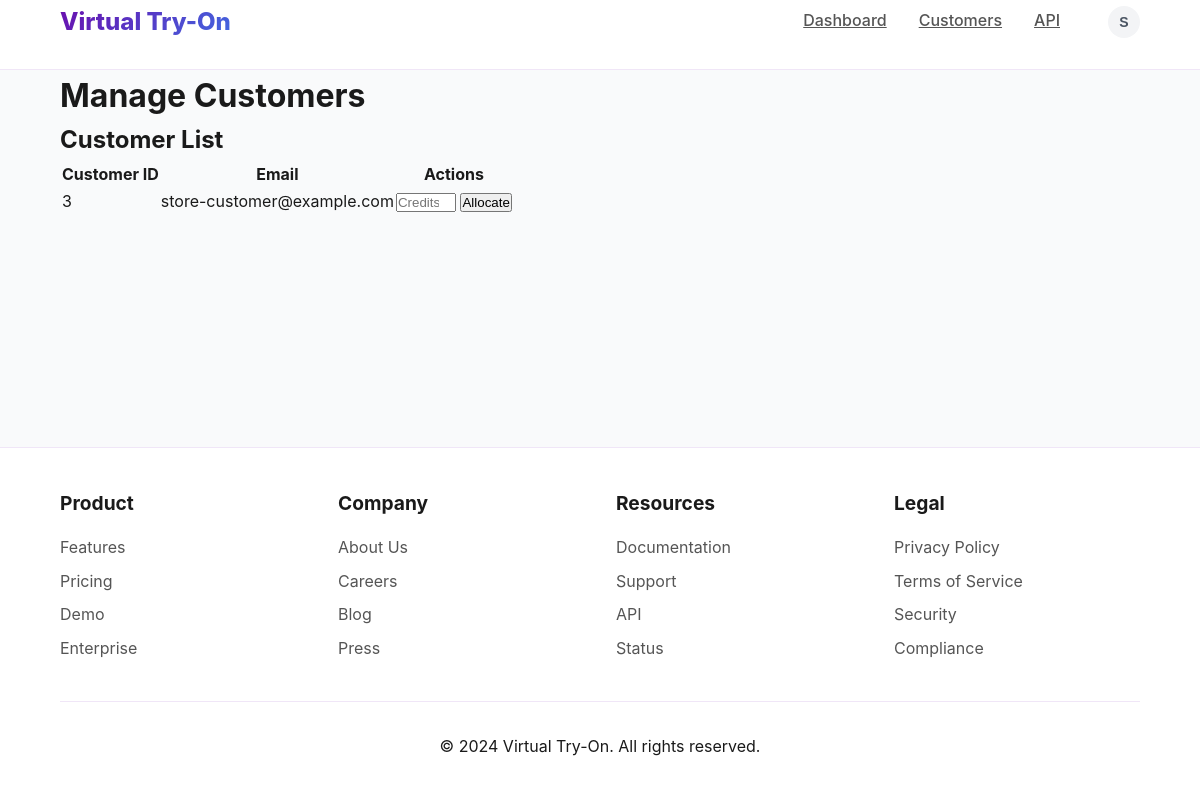
The page /store/customers (signed in) on the database its author committed.
### app/core/models.py (models this page shows, shortened)
class User(UserMixin, db.Model):
    id = db.Column(db.Integer, primary_key=True)
    email = db.Column(db.String(120), unique=True, nullable=False)
    password_hash = db.Column(db.String(255), nullable=False)
    role = db.Column(db.String(20), nullable=False)  # Roles: admin, store, customer
    store_id = db.Column(db.Integer, db.ForeignKey('store.id'), nullable=True)  # Nullable for general customers
    credit_balance = db.Column(db.Integer, default=0)  # Added credit balance for all users
    created_at = db.Column(db.DateTime, default=db.func.current_timestamp())

### app/store/routes.py (the view)
@store_bp.route('/customers', methods=['GET'])
@login_required
def customers():
    if not current_user.store_id:
        return jsonify({'error': 'User is not associated with a store'}), 403
    customers = get_customers_by_store(current_user.store_id)
    return render_template('store/customers.html', customers=customers)

### app/__init__.py (called while the page is built)
@login_manager.user_loader
def load_user(user_id):
    from app.core.models import User
    return User.query.get(int(user_id))

### app/store/services.py (called while the page is built)
def get_customers_by_store(store_id):
    return User.query.filter_by(store_id=store_id, role='customer').all()

### app/templates/store/customers.html (shortened to what this page needs)
{% extends "shared/base.html" %}
{% block content %}
<div class="container mx-auto px-4 py-8">
    <div class="max-w-4xl mx-auto">
        <h1 class="text-2xl font-bold mb-6">Manage Customers</h1>
        <div class="bg-white shadow rounded-lg p-6 mb-6">
            <h2 class="text-xl font-semibold mb-4">Customer List</h2>
            <table class="min-w-full table-auto text-left border-collapse border border-gray-200">
                <thead class="bg-gray-100">
                    <tr>
                        <th class="py-2 px-4 border border-gray-200">Customer ID</th>
                        <th class="py-2 px-4 border border-gray-200">Email</th>
                        <th class="py-2 px-4 border border-gray-200">Actions</th>
                    </tr>
                </thead>
                <tbody>
                    {% for customer in customers %}
                        <tr>
                            <td class="py-2 px-4 border border-gray-200">{{ customer.id }}</td>
                            <td class="py-2 px-4 border border-gray-200">{{ customer.email }}</td>
                            <td class="py-2 px-4 border border-gray-200">
                                <form action="{{ url_for('store.allocate_credits') }}" method="POST" class="inline">
                                    <input type="number" name="amount" required min="1" max="{{ current_user.store.credit_balance }}"
                                           class="border border-gray-300 rounded p-1 text-sm" placeholder="Credits">
                                    <button type="submit"
                                            class="bg-blue-500 text-white px-2 py-1 rounded hover:bg-blue-600 text-sm">
                                        Allocate
                                    </button>
                                </form>
                            </td>
                        </tr>
                    {% else %}
                        <tr>
                            <td colspan="3" class="py-4 text-center text-gray-500">No customers found</td>
                        </tr>
                    {% endfor %}
                </tbody>
            </table>
        </div>
    </div>
</div>
{% endblock %}

### app/templates/shared/base.html (shortened to what this page needs)
<!DOCTYPE html>
<html lang="en">
<head>
</head>
<body>
 <header>
    <div class="container">
      <nav>
        <a href="/" class="logo">Virtual Try-On</a>
        <div class="nav-links" id="nav-links">
          {% if current_user.is_authenticated %}
            {% if current_user.role == 'store' %}
              <a href="{{ url_for('store.dashboard') }}" class="nav-link">Dashboard</a>
              <a href="{{ url_for('store.customers') }}" class="nav-link">Customers</a>
              <a href="{{ url_for('store.api_dashboard') }}" class="nav-link">API</a>
            {% endif %}
            <div class="user-menu">
              <button class="user-avatar" id="user-menu-button">
                <span>{{ current_user.email[0].upper() }}</span>
              </button>
            </div>
          {% else %}
            <div class="auth-buttons">
              <a href="{{ url_for('auth.login') }}" class="login-btn">Log In</a>
              <a href="{{ url_for('auth.register') }}" class="signup-btn">Sign Up</a>
            </div>
          {% endif %}
        </div>
      </nav>
    </div>
  </header>
  <main class="flex-grow max-w-7xl w-full mx-auto px-4 sm:px-6 lg:px-8 py-8">
    {% block content %}{% endblock %}
</main>
  <footer>
    <div class="container">
      <div class="footer-content">
        <div class="footer-section">
          <h5>Product</h5>
          <ul>
            <li><a href="#features">Features</a></li>
            <li><a href="#pricing">Pricing</a></li>
            <li><a href="#demo">Demo</a></li>
            <li><a href="#enterprise">Enterprise</a></li>
          </ul>
        </div>
        <div class="footer-section">
          <h5>Company</h5>
          <ul>
            <li><a href="#about">About Us</a></li>
            <li><a href="#careers">Careers</a></li>
            <li><a href="#blog">Blog</a></li>
            <li><a href="#press">Press</a></li>
          </ul>
        </div>
        <div class="footer-section">
          <h5>Resources</h5>
          <ul>
            <li><a href="#docs">Documentation</a></li>
            <li><a href="#support">Support</a></li>
            <li><a href="#api">API</a></li>
            <li><a href="#status">Status</a></li>
          </ul>
        </div>
        <div class="footer-section">
          <h5>Legal</h5>
          <ul>
            <li><a href="#privacy">Privacy Policy</a></li>
            <li><a href="#terms">Terms of Service</a></li>
            <li><a href="#security">Security</a></li>
            <li><a href="#compliance">Compliance</a></li>
          </ul>
        </div>
      </div>
      <div style="text-align: center; margin-top: 2rem; padding-top: 2rem; border-top: 1px solid rgba(106, 13, 173, 0.1);">
        <p>&copy; 2024 Virtual Try-On. All rights reserved.</p>
      </div>
    </div>
  </footer>
    </body>
    </html>

### app/templates/shared/base.html (style rules this page uses)
* { margin: 0; padding: 0; box-sizing: border-box; }
body { font-family: 'Inter', system-ui, -apple-system, sans-serif; background: #f9fafb; color: #1a1a1a; line-height: 1.6; display: flex; flex-direction: column; min-height: 100vh; padding-top: 70px; }
.container { width: 90%; max-width: 1200px; margin: 0 auto; }
header { position: fixed; top: 0; left: 0; right: 0; height: 70px; background: rgba(255, 255, 255, 0.98); backdrop-filter: blur(8px); border-bottom: 1px solid rgba(106, 13, 173, 0.1); z-index: 1000; }
nav { display: flex; justify-content: space-between; align-items: center; height: 100%; }
.logo { font-size: 1.5em; font-weight: 800; background: linear-gradient(135deg, #6a0dad, #4169e1); -webkit-background-clip: text; background-clip: text; color: transparent; transition: opacity 0.3s; }
footer { background: white; padding: 40px 0; margin-top: auto; border-top: 1px solid rgba(106, 13, 173, 0.1); }
.footer-content { display: grid; grid-template-columns: repeat(auto-fit, minmax(200px, 1fr)); gap: 2rem; }
.footer-section h5 { font-size: 1.2rem; margin-bottom: 1rem; color: #1a1a1a; }
.footer-section ul { list-style: none; }
.footer-section ul li { margin-bottom: 0.5rem; }
.footer-section a { color: #555; text-decoration: none; transition: color 0.3s; }
.nav-links { display: flex; gap: 2rem; align-items: center; }
.nav-link { color: #555; font-weight: 500; padding: 0.5rem 0; border-bottom: 2px solid transparent; transition: all 0.3s ease; }
.user-menu { position: relative; margin-left: 1rem; }
.user-avatar { width: 2rem; height: 2rem; border-radius: 9999px; background: #f3f4f6; display: flex; align-items: center; justify-content: center; cursor: pointer; border: 2px solid transparent; transition: border-color 0.3s ease; }
.user-avatar span { font-size: 0.875rem; font-weight: 600; color: #4b5563; }

### rows shown on the page
User: email "S"
User: id "3", email "store-customer@example.com"
